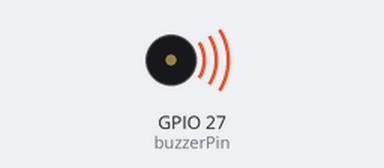
Simulated run of this sketch. Board: ESP32. On the bench: buzzer (waves = sounding).

Above: at 0.5 s.
At 5.0 s:
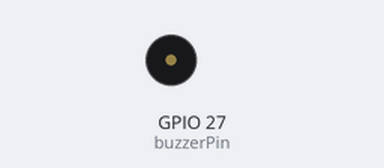
Timing chart, 0 to 6.9 s (numbered marks = the images above):
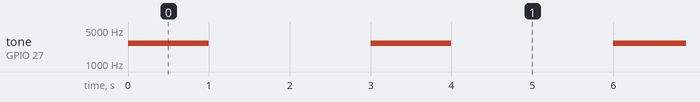

Measured:
- by itself, tone on GPIO 27 (buzzerPin): alternates 2700 Hz for 1.0 s and silent for 2.0 s

The sketch:

ESP32-EASY-PROTO_BUZZER.ino
```cpp
// Define the pin connected to the MOSFET gate
const int buzzerPin = 27;

// PWM properties
const int pwmChannel = 0;
const int pwmFrequency = 2700; // 2.7 kHz as per resonant frequency of MLT-8530
const int pwmResolution = 8; // 8-bit resolution

void setup() {
  // Configure the PWM channel
  ledcSetup(pwmChannel, pwmFrequency, pwmResolution);

  // Attach the PWM channel to the buzzer pin
  ledcAttachPin(buzzerPin, pwmChannel);
}

void loop() {
  // Generate tone by setting the duty cycle
  ledcWrite(pwmChannel, 128); // 50% duty cycle (128 out of 255 for 8-bit resolution)

  // Keep the tone on for 1 second
  delay(1000);

  // Stop the tone by setting the duty cycle to 0
  ledcWrite(pwmChannel, 0);

  // Pause for a while before generating the next tone
  delay(2000); // 2 seconds
}
```
